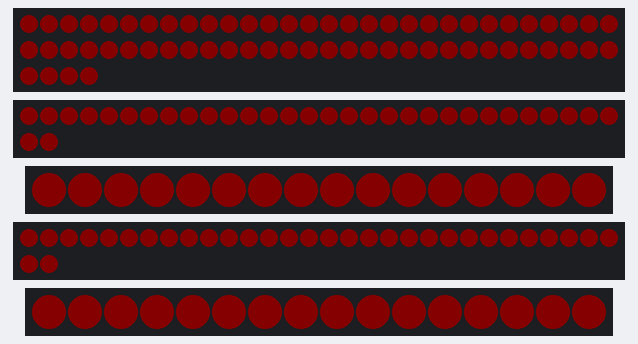
A sketch run on a simulated Arduino Uno, built with avr-gcc and run on an emulated ATmega328P. Parts: 64 RGB LEDs in strip order, left to right, continuing on the next row, 2 × 32 RGB LEDs in strip order, left to right, continuing on the next row, 2 × 16 RGB LEDs in strip order, left to right. Dim RGB values are drawn brighter than linear; colours are those a GRB WS2812 strip shows for the declared byte order.

Above: at 2.48 s.
At 37.12 s:
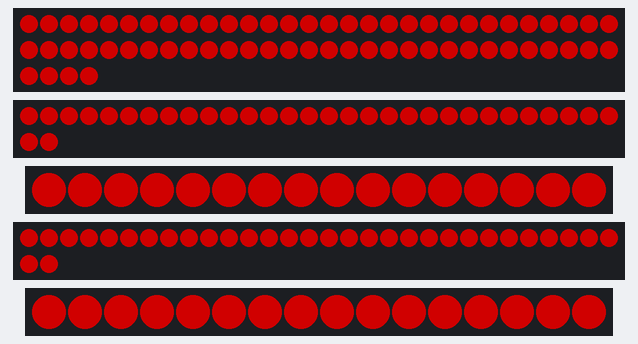

The sketch:

LSD_v1.ino
```cpp
/* Light Strip Display v1
*
*/

#include <FastLED.h>

#define NUM_1A 64
#define NUM_1B 32
#define NUM_2A 16
#define NUM_2B 32
#define NUM_2C 16

//Display program
#define PRGM_WHITE 0
#define PRGM_RAINBOW 1
#define PRGM_RED_BLINK 2

#define LSD_1A 3
#define LSD_1B 4
#define LSD_2A 5
#define LSD_2B 6
#define LSD_2C 7

#define POT_PIN A3

//This is an array of leds.  One item for each led in your strip.
CRGB leds_1A[NUM_1A];
CRGB leds_1B[NUM_1B];
CRGB leds_2A[NUM_2A];
CRGB leds_2B[NUM_2B];
CRGB leds_2C[NUM_2C];

//Get maximum index value
size_t max_idx = NUM_1A;

int program = 0;

//This function sets up the leds and tells the controller about them
void setup() {

    max_idx = (NUM_1B > max_idx)? NUM_1B : max_idx;
    max_idx = (NUM_2A > max_idx)? NUM_2A : max_idx;
    max_idx = (NUM_2B > max_idx)? NUM_2B : max_idx;
    max_idx = (NUM_2C > max_idx)? NUM_2C : max_idx;

    // sanity check delay - allows reprogramming if accidently blowing power w/leds
    delay(2000);

    //Set up library
    FastLED.addLeds<WS2812B, LSD_1A, RGB>(leds_1A, NUM_1A);
    FastLED.addLeds<WS2812B, LSD_1B, RGB>(leds_1B, NUM_1B);
    FastLED.addLeds<WS2812B, LSD_2A, RGB>(leds_2A, NUM_2A);
    FastLED.addLeds<WS2812B, LSD_2B, RGB>(leds_2B, NUM_2B);
    FastLED.addLeds<WS2812B, LSD_2C, RGB>(leds_2C, NUM_2C);
}

float intensity;

// This function runs over and over, and is where you do the magic to light
// your leds.
void loop() {

    for (int i = 0 ; i < 255 ; i++){
        ledAll(i, 0, 0);
        FastLED.show();
        delay(10);
    }
    for (int i = 255 ; i >= 0 ; i--){
        ledAll(i, 0, 0);
        FastLED.show();
        delay(10);
    }
//    delay(500);
//
//    blackout();
//    FastLED.show();
//    delay(500);

//    ledAll(50, 50, 50);
//    ledIntval(0, 0, 150, 2, 0);
//    FastLED.show();
//    delay(1000);
//
//
//    blackout();
//    FastLED.show();
//    delay(1000);

//    ledIntval(250, 0, 0, 3, 0);
//    ledIntval(0, 0, 250, 3, 1);
//    ledIntval(0, 250, 0, 3, 2);
//    FastLED.show();
//    delay(1000);
//
//    ledIntval(250, 0, 0, 3, 1);
//    ledIntval(0, 0, 250, 3, 2);
//    ledIntval(0, 250, 0, 3, 0);
//    FastLED.show();
//    delay(1000);
//
//    ledIntval(250, 0, 0, 3, 2);
//    ledIntval(0, 0, 250, 3, 0);
//    ledIntval(0, 250, 0, 3, 1);
//    FastLED.show();
//    delay(1000);

    // //Read intensity knob
    // intensity = analogRead(POT_PIN)/1024;
    //
    // if (program == PRGM_WHITE){ //All white mode
    //
    // }else if(program == PRGM_RAINBOW){ //Pride mode
    //
    // }else{ //
    //     //Turn error status on
    // }
    //
    // ledAll(0, 0, 150);
    //
    // for(int whiteLed = 0; whiteLed < 20; whiteLed +=2) {
    //     led(50, 50, 50, whiteLed);
    // }
    //
    // // Show the leds (only one of which is set to white, from above)
    // FastLED.show();
    //
    // // Wait a little bit
    // delay(1000);
    //
    // for(int whiteLed = 0; whiteLed < 20; whiteLed ++) {
    //     leds[whiteLed] = CRGB(50, 50, 50);
    // }
    //
    // for(int whiteLed = 0; whiteLed < 20; whiteLed +=2) {
    //     leds[whiteLed] = CRGB(0, 0, 150);
    // }


    // Wait a little bit
//    delay(1000);
}

/*
Writes RGB values to a single LED specified by section and index.
*/
void led(int r, int g, int b, String section, int idx){

    if (section == "1A"){
        if (idx >= NUM_1A) return;
        leds_1A[idx] = CRGB(g, r, b);
    }else if(section == "1B"){
        if (idx >= NUM_1B) return;
        leds_1B[idx] = CRGB(g, r, b);
    }else if(section == "2A"){
        if (idx >= NUM_2A) return;
        leds_2A[idx] = CRGB(g, r, b);
    }else if (section == "2B"){
        if (idx >= NUM_2B) return;
        leds_2B[idx] = CRGB(g, r, b);
    }else if (section == "2C"){
        if (idx >= NUM_2C) return;
        leds_2C[idx] = CRGB(g, r, b);
    }else{
        //do nothing
    }

}

/*
Writes an RGB value to 1 LED (specified by index) in every section.
*/
void led(int r, int g, int b, int idx){
    led(r, g, b, "1A", idx);
    led(r, g, b, "1B", idx);
    led(r, g, b, "2A", idx);
    led(r, g, b, "2B", idx);
    led(r, g, b, "2C", idx);
}

/*
Writes an RGB value to every LED in every section.
*/
void ledAll(int r, int g, int b){
    for (int lidx = 0 ; lidx < max_idx ; lidx++){
        led(r, g, b, lidx);
    }
}

/*
Writes an RGB value to every 'n'th LED in every section, where 'n' is specified
by interval. Offset shifts the first LED back.
*/
void ledIntval(int r, int g, int b, int interval, int offset){

    if (offset < 0){
        offset = 0;
    }

    if (interval < 1){
        interval = 1;
    }

    for (int lidx = offset ; lidx < max_idx ; lidx += interval){
        led(r, g, b, lidx);
    }
}

/*
Turns off all LEDs
*/
void blackout(){
    ledAll(0, 0, 0);
}


void red_slowup_flash(){
  for (int i = 0 ; i < 255 ; i++){
        ledAll(i, 0, 0);
        FastLED.show();
        delay(8);
    }
    delay(500);

    blackout();
    FastLED.show();
    delay(500);
}
```
